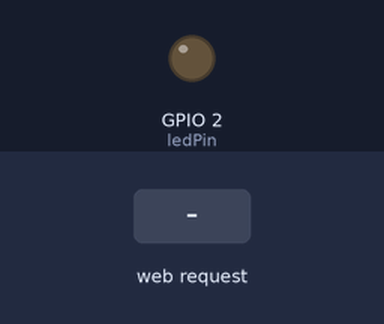
The sketch below on a simulated ESP32. Shown: output pins drawn as LEDs (lit = HIGH). The test bench sets the inputs (shaded band). WiFi joins after 1.5 s; servers stay silent unless stated; what the sketch prints to the serial monitor is not drawn.

Above: at 3.2 s.
3.3 s: HTTP request GET /led?state=on received
At 4.5 s:
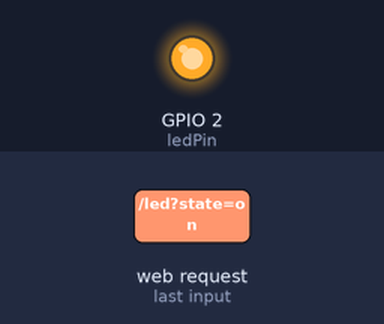
4.8 s: HTTP request GET /led?state=off received
At 5.9 s:
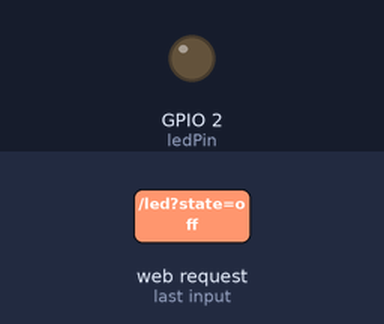
Timing chart, 0 to 7.8 s (numbered marks = the images above; inputs shaded):
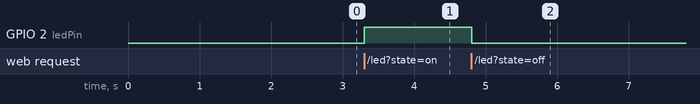

Measured:
- after the input at 3.3 s, GPIO 2 (ledPin): LOW → HIGH at once
- after the input at 4.8 s, GPIO 2 (ledPin): HIGH → LOW at once

The sketch:

blinkLED_withHTMLpage.ino
```cpp
#include <WiFi.h>
#include <ESPAsyncWebServer.h>

// Replace with your network credentials
const char* ssid = "Sagor";
const char* password = "xyzpqr1990";

// Create AsyncWebServer object on port 80
AsyncWebServer server(80);

// GPIO where the LED is connected
const int ledPin = 2;

// Variable to store the state of the LED
bool ledState = false;

// HTML web page
const char index_html[] PROGMEM = R"rawliteral(
<!DOCTYPE HTML><html>
<head>
  <title>ESP32 LED Control</title>
  <meta name="viewport" content="width=device-width, initial-scale=1">
  <style>
    html { font-family: Arial; display: inline-block; text-align: center; }
    h1 { font-size: 2.0rem; }
    .switch { position: relative; display: inline-block; width: 120px; height: 68px }
    .switch input { display: none; }
    .slider { position: absolute; cursor: pointer; top: 0; left: 0; right: 0; bottom: 0; background-color: #ccc; transition: .4s; border-radius: 34px; }
    .slider:before { position: absolute; content: ""; height: 52px; width: 52px; left: 8px; bottom: 8px; background-color: white; transition: .4s; border-radius: 50%; }
    input:checked + .slider { background-color: #2196F3; }
    input:checked + .slider:before { transform: translateX(52px); }
  </style>
</head>
<body>
  <h1>ESP32 LED Control</h1>
  <label class="switch">
    <input type="checkbox" onchange="toggleCheckbox(this)" id="ledSwitch">
    <span class="slider"></span>
  </label>
  <script>
    function toggleCheckbox(element) {
      var xhr = new XMLHttpRequest();
      if (element.checked) {
        xhr.open("GET", "/led?state=on", true);
      } else {
        xhr.open("GET", "/led?state=off", true);
      }
      xhr.send();
    }
    window.onload = function() {
      var xhr = new XMLHttpRequest();
      xhr.open("GET", "/ledState", true);
      xhr.onload = function() {
        var ledState = xhr.responseText;
        document.getElementById("ledSwitch").checked = (ledState === "on");
      }
      xhr.send();
    }
  </script>
</body>
</html>
)rawliteral";

void initWiFi(){
  // Connect to Wi-Fi
  WiFi.begin(ssid, password);
  while (WiFi.status() != WL_CONNECTED) {
    delay(1000);
    Serial.println("Connecting to WiFi...");
  }
  Serial.println("Connected to WiFi");

  // Print ESP32 Local IP Address
  Serial.println(WiFi.localIP());
}

void setup() {
  // Serial port for debugging purposes
  Serial.begin(115200);

  // Initialize the LED pin as an output
  pinMode(ledPin, OUTPUT);
  digitalWrite(ledPin, LOW);


  initWiFi();

  // Route to load the HTML page
  server.on("/", HTTP_GET, [](AsyncWebServerRequest *request){
    request->send_P(200, "text/html", index_html);
  });

  // Route to control LED
  server.on("/led", HTTP_GET, [](AsyncWebServerRequest *request){
    String inputMessage;
    if (request->hasParam("state")) {
      inputMessage = request->getParam("state")->value();
      if (inputMessage == "on") {
        digitalWrite(ledPin, HIGH);
        ledState = true;
      } else if (inputMessage == "off") {
        digitalWrite(ledPin, LOW);
        ledState = false;
      }
      request->send(200, "text/plain", "OK");
    } else {
      request->send(400, "text/plain", "Bad Request");
    }
  });

  // Route to get the current LED state
  server.on("/ledState", HTTP_GET, [](AsyncWebServerRequest *request){
    if (ledState) {
      request->send(200, "text/plain", "on");
    } else {
      request->send(200, "text/plain", "off");
    }
  });

  // Start server
  server.begin();
}

void loop() {
  // Nothing to do here - everything is handled asynchronously
}
```
